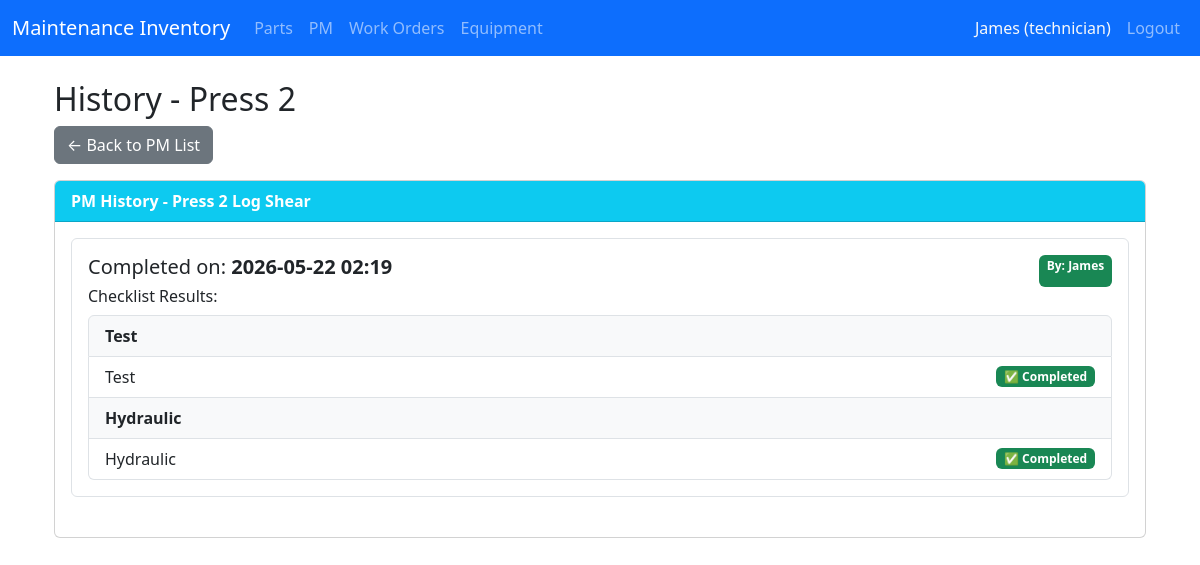
The page /pm/history/1 (signed in) on the database its author committed.
### app/models/user.py (models this page shows, shortened)
class User(UserMixin, db.Model):
    __tablename__ = 'users'
    id = db.Column(db.Integer, primary_key=True)
    username = db.Column(db.String(80), unique=True, nullable=False)
    password_hash = db.Column(db.String(256), nullable=False)
    role = db.Column(db.String(20), default='technician') # 'admin' or 'technician'
    must_change_password = db.Column(db.Boolean, default=True) # Force change on first login
    created_at = db.Column(db.DateTime, default=datetime.utcnow)
    email = db.Column(db.String(120), unique=True, nullable=True) # Optional (nullable=True)

### app/models/pm.py (models this page shows, shortened)
class PM(db.Model):
    __tablename__ = 'pm'  # Keep to match your existing DB table
    id = db.Column(db.Integer, primary_key=True)
    main_equipment = db.Column(db.String(255))
    sub_equipment = db.Column(db.String(255))
    frequency = db.Column(db.String(50))
    last_done = db.Column(db.Date)
    next_due = db.Column(db.Date)
    checklist = db.Column(db.JSON)  # Assuming JSON for checklist
    assigned_user_id = db.Column(db.Integer, db.ForeignKey('users.id'), nullable=True)
    assigned_user = db.relationship('User', backref='assigned_pm_items', lazy=True)  # Unique backref name to avoid conflict

### app/models/pm_completion.py (models this page shows, shortened)
class PMCompletion(db.Model):
    __tablename__ = 'pm_completion'
    id = db.Column(db.Integer, primary_key=True)
    pm_id = db.Column(db.Integer, db.ForeignKey('pm.id'), nullable=False)
    completed_date = db.Column(db.DateTime, default=datetime.utcnow)
    completed_by_id = db.Column(db.Integer, db.ForeignKey('users.id'), nullable=True)
    notes = db.Column(db.Text, nullable=True)
    checklist_results = db.Column(db.JSON, nullable=True)   # Saves full checklist state
    pm = db.relationship('PM', backref=db.backref('completions', lazy=True, cascade="all, delete-orphan"))
    completed_by = db.relationship('User', backref='pm_completions')

### app/routes/pm.py (the view)
@bp.route('/history/<int:pm_id>')
@login_required
def history(pm_id):
    pm = PM.query.get_or_404(pm_id)
    if current_user.role == 'technician' and current_user.id != pm.assigned_user_id:
        flash("You can only view history for PMs assigned to you.", "danger")
        return redirect(url_for('pm.index'))
    completions = PMCompletion.query.filter_by(pm_id=pm_id)\
                    .order_by(PMCompletion.completed_date.desc()).all()
    return render_template('pm_history.html',
                         pm=pm,
                         completions=completions,
                         title=f"History - {pm.main_equipment}")

### app/templates/pm_history.html (shortened to what this page needs)
{% extends "base.html" %}
{% block content %}
<div class="container mt-4">
    <h2>{{ title }}</h2>
    <a href="{{ url_for('pm.index') }}" class="btn btn-secondary mb-3">← Back to PM List</a>
    <div class="card">
        <div class="card-header bg-info text-white">
            <strong>PM History - {{ pm.main_equipment }} {{ pm.sub_equipment or '' }}</strong>
        </div>
        <div class="card-body">
            {% if completions %}
                {% for completion in completions %}
                <div class="border rounded p-3 mb-4">
                    <div class="d-flex justify-content-between">
                        <h5>
                            Completed on: <strong>{{ completion.completed_date.strftime('%Y-%m-%d %H:%M') }}</strong>
                        </h5>
                        <span class="badge bg-success">
                            By: {{ completion.completed_by.username if completion.completed_by else 'Unknown' }}
                        </span>
                    </div>
                    <h6>Checklist Results:</h6>
                    <ul class="list-group">
                        {% for item in completion.checklist_results %}
                            {% if item.type == 'title' %}
                                <li class="list-group-item fw-bold bg-light">{{ item.item }}</li>
                            {% else %}
                                <li class="list-group-item d-flex justify-content-between align-items-center">
                                    {{ item.item }}
                                    <span class="badge bg-{{ 'success' if item.completed else 'secondary' }}">
                                        {{ '✅ Completed' if item.completed else '⭕ Not Done' }}
                                    </span>
                                </li>
                            {% endif %}
                        {% endfor %}
                    </ul>
                </div>
                {% endfor %}
            {% else %}
                <p class="text-muted">No completion history yet for this PM.</p>
            {% endif %}
        </div>
    </div>
</div>
{% endblock %}

### app/templates/base.html (shortened to what this page needs)
<!DOCTYPE html>
<html lang="en">
<head>
    <link href="https://cdn.jsdelivr.net/npm/bootstrap@5.3.3/dist/css/bootstrap.min.css" rel="stylesheet">
</head>
<body>
<nav class="navbar navbar-expand-lg navbar-dark bg-primary sticky-top">
    <div class="container-fluid">
        <a class="navbar-brand" href="{{ url_for('dashboard.index') }}">Maintenance Inventory</a>
        <div class="collapse navbar-collapse" id="navbarNav">
            <ul class="navbar-nav me-auto">
                <li class="nav-item">
                    <a class="nav-link" href="{{ url_for('parts.index') }}">Parts</a>
                </li>
                <li class="nav-item">
                    <a class="nav-link" href="{{ url_for('pm.index') }}">PM</a>
                </li>
                <li class="nav-item">
                    <a class="nav-link" href="{{ url_for('workorder.index') }}">Work Orders</a>
                </li>
                <li class="nav-item">
                    <a class="nav-link" href="{{ url_for('equipment.index') }}">Equipment</a>
                </li>
            </ul>
            <ul class="navbar-nav ms-auto">
                <li class="nav-item">
                    <span class="nav-link text-light">
                        {{ current_user.username }} ({{ current_user.role }})
                    </span>
                </li>
                <li class="nav-item">
                    <a class="nav-link" href="{{ url_for('auth.logout') }}">Logout</a>
                </li>
            </ul>
        </div>
    </div>
</nav>
    <div class="container mt-4">
        {% block content %}{% endblock %}
    </div>
</body>
</html>

### rows shown on the page
User: username "James", role "technician"
PM: main_equipment "Press 2", sub_equipment "Log Shear"
PMCompletion: completed_date "2026-05-22 02:19", completed_by "James", item "Test" "Hydraulic", item "Test" "Hydraulic", completed "✅ Completed" "✅ Completed"

### other values the page prints
{{ title }} "History - Press 2"
